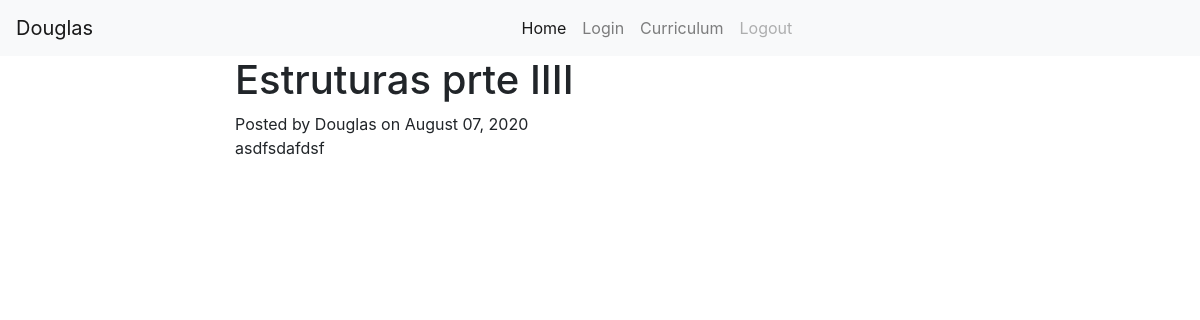
Screenshot of /post/3 with the database file from the repository.
### app/models/tables.py (models this page shows, shortened)
class Blogpost(db.Model):
    __tablename_='Blogpost'
    id = db.Column(db.Integer, primary_key=True)
    title = db.Column(db.String())
    categoria = db.Column(db.String(50))
    subcategoria = db.Column(db.String(50))
    username = db.Column(db.String(20))
    date_posted = db.Column(db.DateTime(),default=datetime.utcnow)
    content = db.Column(db.Text())

### app/controllers/default.py (the view)
@app.route('/post/<int:post_id>')
def post(post_id):
    post = Blogpost.query.filter_by(id=post_id).one()
    return render_template('post.html', post=post)

### app/templates/post.html (shortened to what this page needs)
{% extends 'base.html'%}
{%block alert%}
      <div class="container">
        <div class="row">
          <div class="col-lg-8 col-md-10 mx-auto">
            <div class="post-heading">
              <h1>{{ post.title }}</h1>
              <span class="meta">Posted by
                {{ post.username }}
                on {{ post.date_posted.strftime('%B %d, %Y') }}</span>
            </div>
          </div>
        </div>
      </div>
    <article>
      <div class="container">
        <div class="row">
          <div class="col-lg-8 col-md-10 mx-auto">
            {{ post.content|safe }}
          </div>
        </div>
      </div>
    </article>
  {% endblock %}

### rows the page displays
Blogpost: title "Estruturas prte IIII", username "Douglas", date_posted "August 07, 2020", content "asdfsdafdsf"
